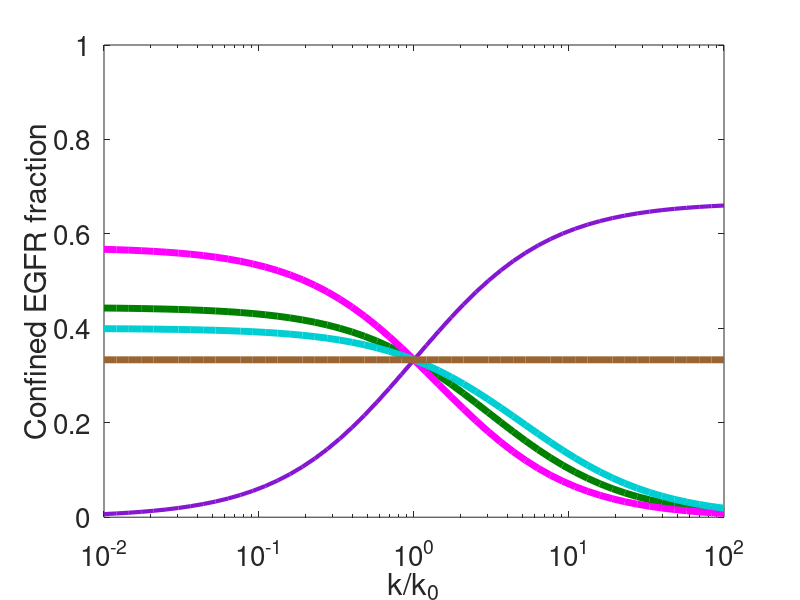
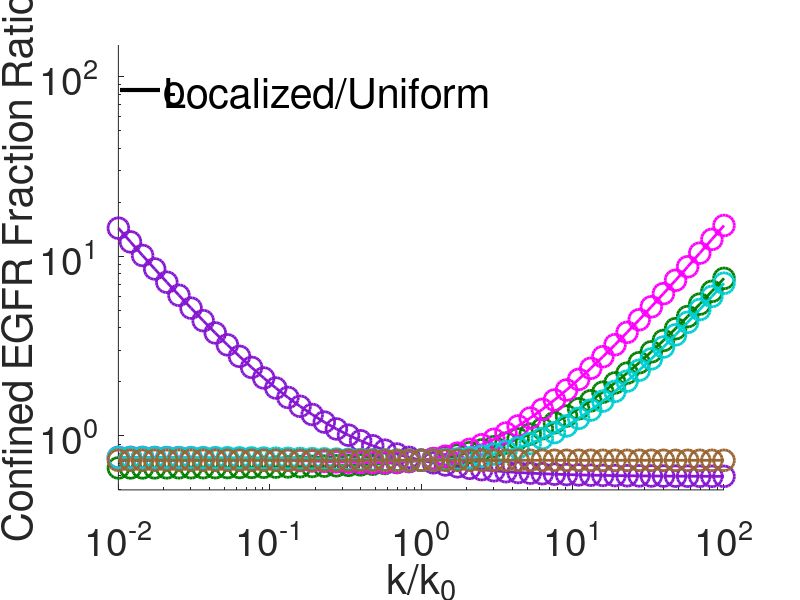

MATLAB code for these plots, in order:
close all;
clear all;
clc;

% Confinement figure 1, panel H: kL = 10^-1
%--------------------------------------------%

% define the tetraspanin model equations
R_func = @(kp,kbi,kT,kL,kT_neg,kLT,kL_neg,kc,kc_neg,ki) kp ./(kbi + kT + kL - ((kT_neg.*kT)./(kT_neg+kLT)) + ((kL_neg .*(((kLT.*kT) ./ (kT_neg+kLT)) +kL) ./ (((kc.*kc_neg) ./ (kc_neg+ki)) -kL_neg - kc))));
T_func = @(R,kT,kT_neg,kLT) (kT.*R) ./ (kT_neg+kLT);
RL_func = @(R,kT,kT_neg, kLT,kL,kL_neg,ki,kc,kc_neg) -R.*(((kLT.*kT) ./ (kT_neg+kLT)) +kL)./ (((kc.*kc_neg) ./ (kc_neg+ki)) -kL_neg - kc);
Rc_func = @(kc,kc_neg,ki,RL) (kc.*RL) ./(kc_neg+ki);

clear kp kT kT_neg kc kc_neg ki kLT kL_neg kbi kL;

kp = 1;
kT = (1/30); 
kT_neg = 0.12; 
kc =  0.1;
kc_neg = 0.05;  
ki = 0.05; 
kLT = logspace(-5,1,50);
kL_neg = 0.05; 
kbi = 1*(3*10^-4); 
kL = 0.1*kLT;

kT0 = kT;
kT_neg0 = kT_neg;
kc0 = kc;
kc_neg0 = kc_neg;
ki0 = ki;
kL_neg0 = kL_neg;
kbi0 = kbi;


figure(1)

clear kLT kL;

kLT = 0.1;
kL = 0.1*kLT;

clear kc
kc = kc0*logspace(-2,2,51);
R = R_func(kp,kbi,kT,kL,kT_neg,kLT,kL_neg,kc,kc_neg,ki);
T = T_func(R,kT,kT_neg,kLT);
RL = RL_func(R,kT,kT_neg, kLT,kL,kL_neg,ki,kc,kc_neg);
Rc = Rc_func(kc,kc_neg,ki,RL);

semilogx(kc/kc0,(T+Rc)./(R+T+RL+Rc),'--','color',[0.5210 0.0860 0.8190],'linewidth',5);

confinedkc = (T+Rc)./(R+T+RL+Rc);

clear kc
kc = kc0;

%

clear kc_neg
kc_neg = kc_neg0*logspace(-2,2,51);
R = R_func(kp,kbi,kT,kL,kT_neg,kLT,kL_neg,kc,kc_neg,ki);
T = T_func(R,kT,kT_neg,kLT);
RL = RL_func(R,kT,kT_neg, kLT,kL,kL_neg,ki,kc,kc_neg);
Rc = Rc_func(kc,kc_neg,ki,RL);

semilogx(kc_neg/kc_neg0,(T+Rc)./(R+T+RL+Rc),'--','color',[0 0.5 0],'linewidth',5);

confinedkc_neg = (T+Rc)./(R+T+RL+Rc);

clear kc_neg
kc_neg = kc_neg0;

%

clear ki
ki = ki0*logspace(-2,2,51);
R = R_func(kp,kbi,kT,kL,kT_neg,kLT,kL_neg,kc,kc_neg,ki);
T = T_func(R,kT,kT_neg,kLT);
RL = RL_func(R,kT,kT_neg, kLT,kL,kL_neg,ki,kc,kc_neg);
Rc = Rc_func(kc,kc_neg,ki,RL);

semilogx(ki/ki0,(T+Rc)./(R+T+RL+Rc),'m--','linewidth',3);

confinedki = (T+Rc)./(R+T+RL+Rc);

clear ki
ki = ki0;

%

clear kL_neg
kL_neg = kL_neg0*logspace(-2,2,51);
R = R_func(kp,kbi,kT,kL,kT_neg,kLT,kL_neg,kc,kc_neg,ki);
T = T_func(R,kT,kT_neg,kLT);
RL = RL_func(R,kT,kT_neg, kLT,kL,kL_neg,ki,kc,kc_neg);
Rc = Rc_func(kc,kc_neg,ki,RL);

semilogx(kL_neg/kL_neg0,(T+Rc)./(R+T+RL+Rc),'--','color',[0, 0.8078, 0.8235],'linewidth',5);

confinedkL_neg = (T+Rc)./(R+T+RL+Rc);

clear kL_neg
kL_neg = kL_neg0;

%

clear kbi
kbi = kbi0*logspace(-2,2,51);
R = R_func(kp,kbi,kT,kL,kT_neg,kLT,kL_neg,kc,kc_neg,ki);
T = T_func(R,kT,kT_neg,kLT);
RL = RL_func(R,kT,kT_neg, kLT,kL,kL_neg,ki,kc,kc_neg);
Rc = Rc_func(kc,kc_neg,ki,RL);

semilogx(kbi/kbi0,(T+Rc)./(R+T+RL+Rc),'--','color',[0.6 0.4 0.2],'linewidth',5);

confinedkbi = (T+Rc)./(R+T+RL+Rc);

clear kbi
kbi = kbi0;

xlabel('k/k_0');
ylabel('Confined EGFR fraction');
set(gca','fontsize',20)
set(gcf,'Color','white')
axis tight
ylim([0 1])

%legend('k_T with medium k_{LT}','k_{-T} with mediun k_{LT}','k_c with medium k_{LT}','k_{-c} with medium k_{LT}',...
%    'k_i with medium k_{LT}','k_{-L} with medium k_{LT}','k_{bi} with medium k_{LT}');




%---------------------------%

% Confinement figure 1, panel H
%--------------------------------------------%

% define Uniform equations

R_func = @(kp,kbi,kL,kL_neg,kc,kc_neg,ki) kp ./(((kL.*kL_neg) ./ (((kc.*kc_neg) ./ (kc_neg+ki)) -kL_neg - kc))+kbi+kL);
RL_func = @(R,kL,kL_neg,ki,kc,kc_neg) (R.*-kL) ./ (((kc.*kc_neg) ./ (kc_neg+ki)) -kL_neg - kc);
Rc_func = @(kc,kc_neg,ki,RL) (kc.*RL) ./(kc_neg+ki);

kp = 1;
kc =  0.1;
kc_neg = 0.05; 
ki = 0.05;  
kL = logspace(-5,1,50); 
kL_neg = 0.05; 
kbi = 1*(3*10^-4);

kc0 = kc;
kc_neg0 = kc_neg;
ki0 = ki;
kL_neg0 = kL_neg;
kbi0 = kbi;

%%%%%%%%%%

figure(1)

clear kLT kL;

kL = 0.1;

%

clear kc
kc = kc0*logspace(-2,2,51);
R2 = R_func(kp,kbi,kL,kL_neg,kc,kc_neg,ki);
RL2 = RL_func(R2,kL,kL_neg,ki,kc,kc_neg);
Rc2 = Rc_func(kc,kc_neg,ki,RL2);

semilogx(kc/kc0,(Rc2)./(R2+RL2+Rc2),'-','color',[0.5210 0.0860 0.8190],'linewidth',3);

confinedkc2 = (Rc2)./(R2+RL2+Rc2);

hold on

clear kc
kc = kc0;

%

clear kc_neg
kc_neg = kc_neg0*logspace(-2,2,51);
R2 = R_func(kp,kbi,kL,kL_neg,kc,kc_neg,ki);
RL2 = RL_func(R2,kL,kL_neg,ki,kc,kc_neg);
Rc2 = Rc_func(kc,kc_neg,ki,RL2);

semilogx(kc_neg/kc_neg0,(Rc2)./(R2+RL2+Rc2),'-','color',[0 0.5 0],'linewidth',5);

confinedkc_neg2 = (Rc2)./(R2+RL2+Rc2);

clear kc_neg
kc_neg = kc_neg0;

%

clear ki
ki = ki0*logspace(-2,2,51);
R2 = R_func(kp,kbi,kL,kL_neg,kc,kc_neg,ki);
RL2 = RL_func(R2,kL,kL_neg,ki,kc,kc_neg);
Rc2 = Rc_func(kc,kc_neg,ki,RL2);

semilogx(ki/ki0,(Rc2)./(R2+RL2+Rc2),'m','linewidth',5);

confinedki2 = (Rc2)./(R2+RL2+Rc2);

hold on

clear ki
ki = ki0;

%

clear kL_neg
kL_neg = kL_neg0*logspace(-2,2,51);
R2 = R_func(kp,kbi,kL,kL_neg,kc,kc_neg,ki);
RL2 = RL_func(R2,kL,kL_neg,ki,kc,kc_neg);
Rc2 = Rc_func(kc,kc_neg,ki,RL2);

semilogx(kL_neg/kL_neg0,(Rc2)./(R2+RL2+Rc2),'-','color',[0, 0.8078, 0.8235],'linewidth',5);

confinedkL_neg2 = (Rc2)./(R2+RL2+Rc2);

clear kL_neg
kL_neg = kL_neg0;

%

clear kbi
kbi = kbi0*logspace(-2,2,51);
R2 = R_func(kp,kbi,kL,kL_neg,kc,kc_neg,ki);
RL2 = RL_func(R2,kL,kL_neg,ki,kc,kc_neg);
Rc2 = Rc_func(kc,kc_neg,ki,RL2);

semilogx(kbi/kbi0,(Rc2)./(R2+RL2+Rc2),'-','color',[0.6 0.4 0.2],'linewidth',5);

confinedkbi2 = (Rc2)./(R2+RL2+Rc2);

hold on

clear kbi
kbi = kbi0;

% plot properties

xlabel('k/k_0');
ylabel('Confined EGFR fraction');
set(gca','fontsize',20)
set(gcf,'Color','white')
axis tight
ylim([0 1])

%legend('k_c with medium k_L','k_{-c} with medium k_L',...
%    'k_i with medium k_L','k_{-L} with medium k_L','k_{bi} with medium k_L',location='northwest');

%%%%%%%%%%



% make ratio plots

figure(99)

loglog(logspace(-2,2,51), confinedkc./confinedkc2,'o-','color',[0.5210 0.0860 0.8190],'linewidth',2,'markersize',15)
hold on
loglog(logspace(-2,2,51), confinedkc_neg./confinedkc_neg2,'go-','color',[0 0.5 0],'linewidth',2,'markersize',15)
loglog(logspace(-2,2,51), confinedki./confinedki2,'mo-','linewidth',2,'markersize',15)
loglog(logspace(-2,2,51), confinedkL_neg./confinedkL_neg2,'o-','color',[0, 0.8078, 0.8235],'linewidth',2,'markersize',15)
loglog(logspace(-2,2,51), confinedkbi./confinedkbi2,'o-','color',[0.6 0.4 0.2],'linewidth',2,'markersize',15)

set(gca','fontsize',28)
xlabel('k/k_0','FontSize',30);
ylabel('Confined EGFR Fraction Ratio','FontSize',30);
%legend('k_{+c}','k_{-c}','k_i','k_{-L}','k_{bi}',Fontsize = 16,location = 'west')
set(gcf,'Color','white')
axis tight
ylim([10^0*0.5 10^2*1.5])
yticks([10^0 10^1 10^2])
xticks([10^-2 10^-1 10^0 10^1 10^2])

%legend('boxoff')
box off


% Plot colours
% Default uniform params will be blue and default localized will be red
% kT = Orange
% kT_neg = gray
% kc = purple
% kc_neg = green
% kL_neg = cyan
% ki = magenta
% kbi = brown


annotation('line', [0.15 0.2], [0.85 0.85], 'LineWidth', 3, 'Color', 'k');
% Making text
annotation('textbox', [0.205 0.82 0.15 0.05], 'String', 'Localized/Uniform', ...
           'LineStyle', 'none', 'VerticalAlignment', 'middle','FitBoxToText','on','FontSize', 30);

% Making text
annotation('textbox', [0.205 0.825 0.15 0.05], 'String', 'o', ...
           'LineStyle', 'none', 'VerticalAlignment', 'middle','FontSize', 30);

% Making text
annotation('textbox', [0.205 0.825 0.15 0.05], 'String', '-', ...
           'LineStyle', 'none', 'VerticalAlignment', 'middle','FontSize', 30);
